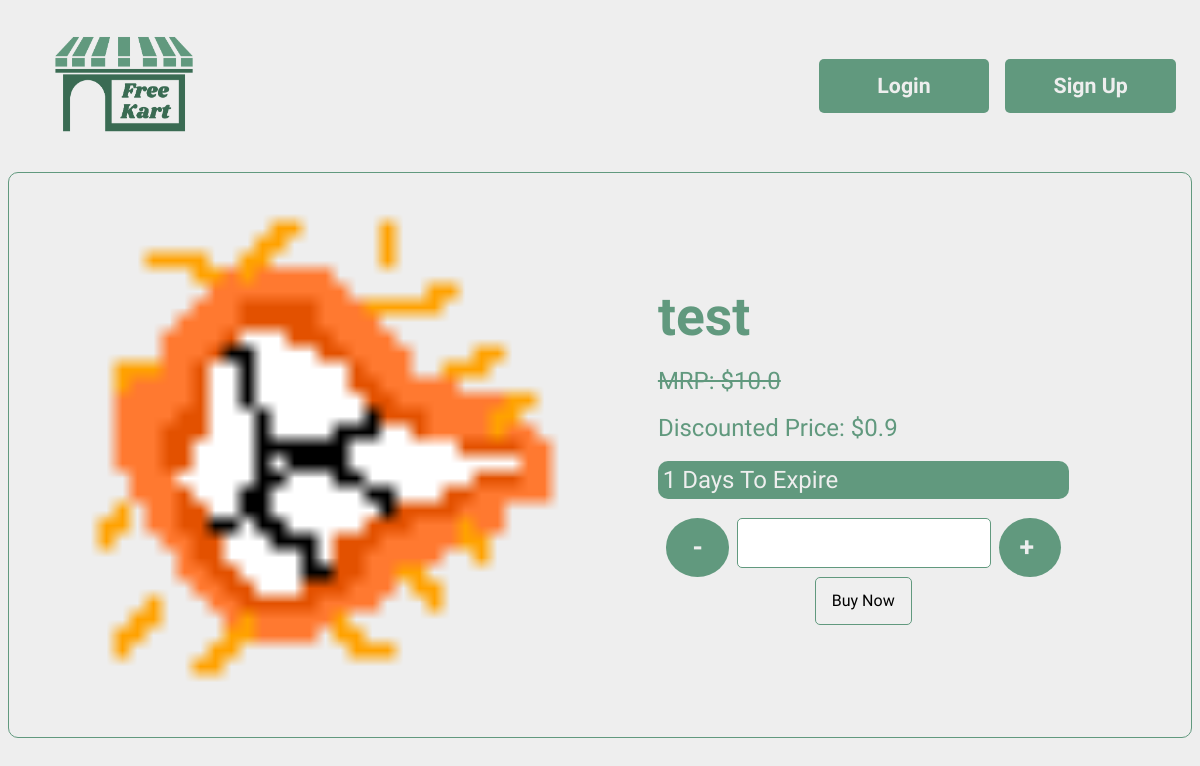
/product-view/7/, run on an earlier commit of the app's database.
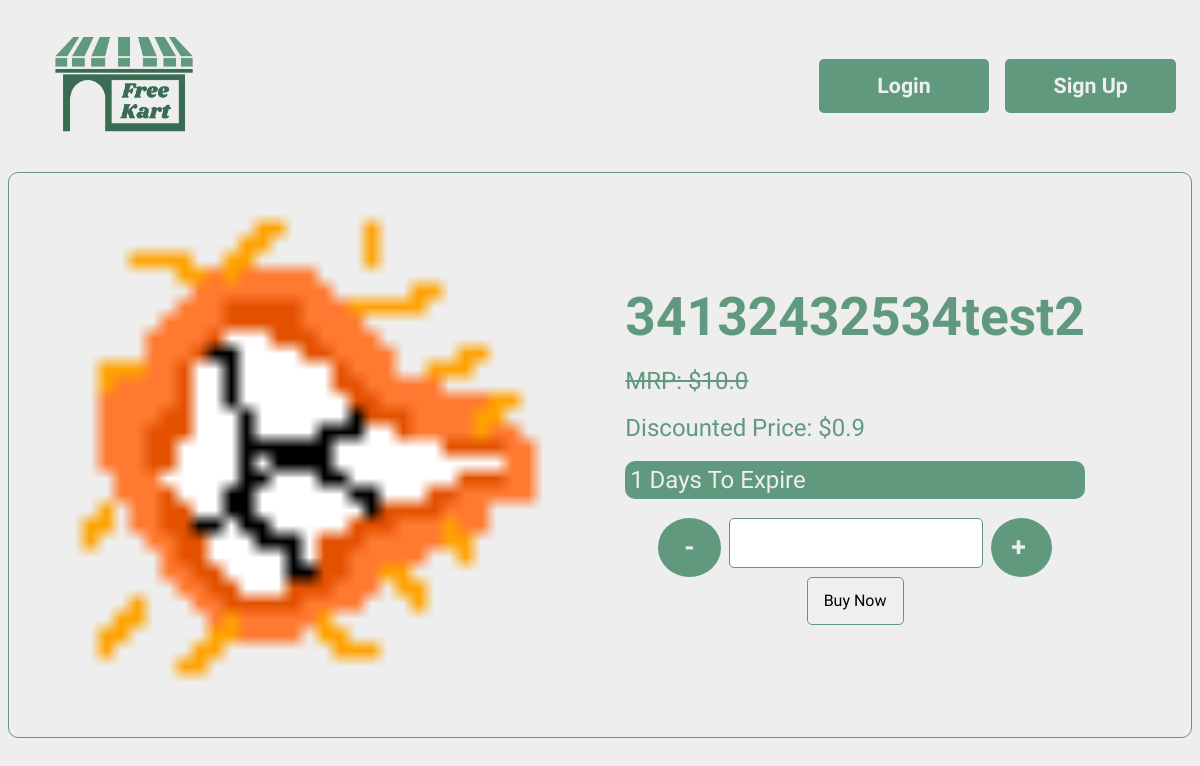
And on a later commit of the database.
### models.py (models this page shows, shortened)
class Product(db.Model):
    __tablename__ = "products"
    id = db.Column(db.Integer, primary_key=True, autoincrement=True)
    expiry = db.Column(db.DateTime, nullable=False)
    pic = db.Column(db.String(50), nullable=False, default="")
    name = db.Column(db.String(50), nullable=False)
    quantity = db.Column(db.Integer, nullable=False)
    price = db.Column(db.Float, nullable=False)
    category = db.Column(db.String(25), nullable=False)
    seller_id = db.Column(db.Integer, db.ForeignKey('sellers.id'), nullable=False)

### routes/core.py (the view)
@core.route("/product-view/<int:id>/")
def product(id):
    product = db.session.query(Product).filter_by(id=id).first()
    product.days = (product.expiry - datetime.now()).days
    product.effective_price = Calc_effective_price(product.price, product.days)
    return render_template("product-view.html" , product=product)

### routes/api.py (called while the page is built)
def Calc_effective_price(MRP, time):
    if time > 21:
        price = MRP * 0.90  # 10% discount
    elif time > 14:
        price = MRP * 0.75  # 25% discount
    elif time > 7:
        price = MRP * 0.50  # 50% discount
    elif time == 7:
        price = MRP * 0.25  # 25% discount
    elif time == 6:
        price = MRP * 0.20  # 80% discount
    elif time == 5:
        price = MRP * 0.16  # 84% discount
    elif time == 4:
        price = MRP * 0.13  # 87% discount
    elif time == 3:
        price = MRP * 0.11  # 89% discount
    elif time == 2:
        price = MRP * 0.10  # 90% discount
    elif time == 1:
        price = MRP * 0.09  # 91% discount
    else:
        price = MRP
    return round(price,2)

### templates/product-view.html (shortened to what this page needs)
{% extends "base.html" %}
{% block head %}
<link rel="stylesheet" href="{{ url_for('static', filename = "css/product-view.css")}}">
{% endblock %}
{% block content %}
<product-view>
        <img width="500"  src={{product.pic}} alt="">
        <prod-details>
            <div id="name">
                {{product.name}}
            </div>
            <div id = price>
                <strike>MRP: ${{product.price}}</strike>
            </div>
            <div id = "d_price">
                Discounted Price: ${{product.effective_price}}
            </div>
            <div id = "expiry">
                {{product.days}} Days To Expire
            </div>
            <form class="quantity-control">
                <div class="num_input">
                <div class="icon" id="decrease">&nbsp;&nbsp;-&nbsp;&nbsp;    </div>
                <input name="quantity" id="quantity">
                <div class="icon" id="increase">&nbsp;+&nbsp;&nbsp;</div>
            </div>
            <input type = "submit" value = "Buy Now">
        </prod-details>
</product-view>
{% endblock %}

What changed in the data, as far as the page shows it:
changed Product: name "test" → "34132432534test2"
